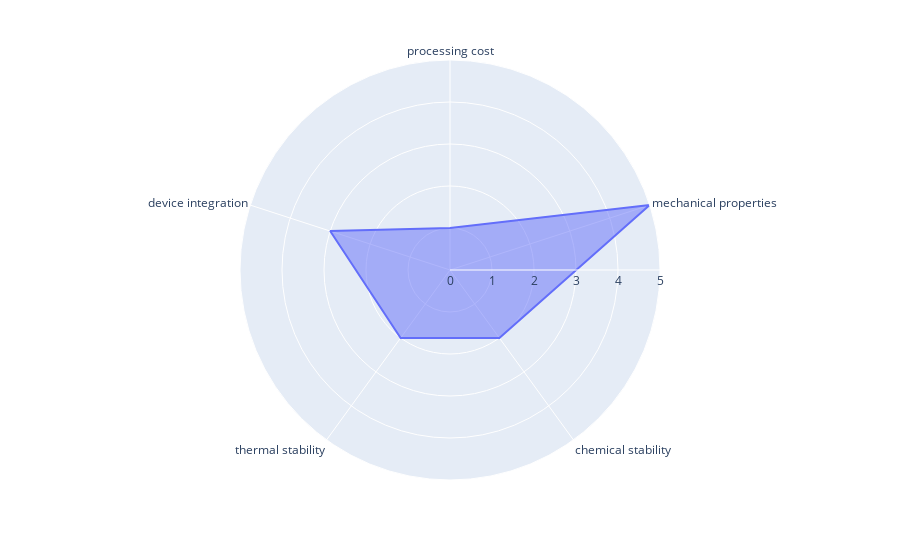

Notebook code for this chart:
### Code cell
import plotly.express as px

df = pd.DataFrame(dict(
    r=[1, 5, 2, 2, 3],
    theta=['processing cost','mechanical properties','chemical stability',
           'thermal stability', 'device integration']))
fig = px.line_polar(df, r='r', theta='theta', line_close=True)
fig.update_traces(fill='toself')
fig.show()

### Figure 1 — Plotly figure (JSON) as saved in the notebook; plotly's stock layout.template omitted (floating-point values rounded to 4 significant figures)
{"data": [{"fill": "toself", "hovertemplate": "r=%{r}<br>theta=%{theta}<extra></extra>", "legendgroup": "", "line": {"color": "#636efa", "dash": "solid"}, "mode": "lines", "name": "", "r": [1, 5, 2, 2, 3, 1], "showlegend": false, "subplot": "polar", "theta": ["processing cost", "mechanical properties", "chemical stability", "thermal stability", "device integration", "processing cost"], "type": "scatterpolar"}], "layout": {"legend": {"tracegroupgap": 0}, "margin": {"t": 60}, "polar": {"angularaxis": {"direction": "clockwise", "rotation": 90}, "domain": {"x": [0, 1], "y": [0, 1]}}}}
